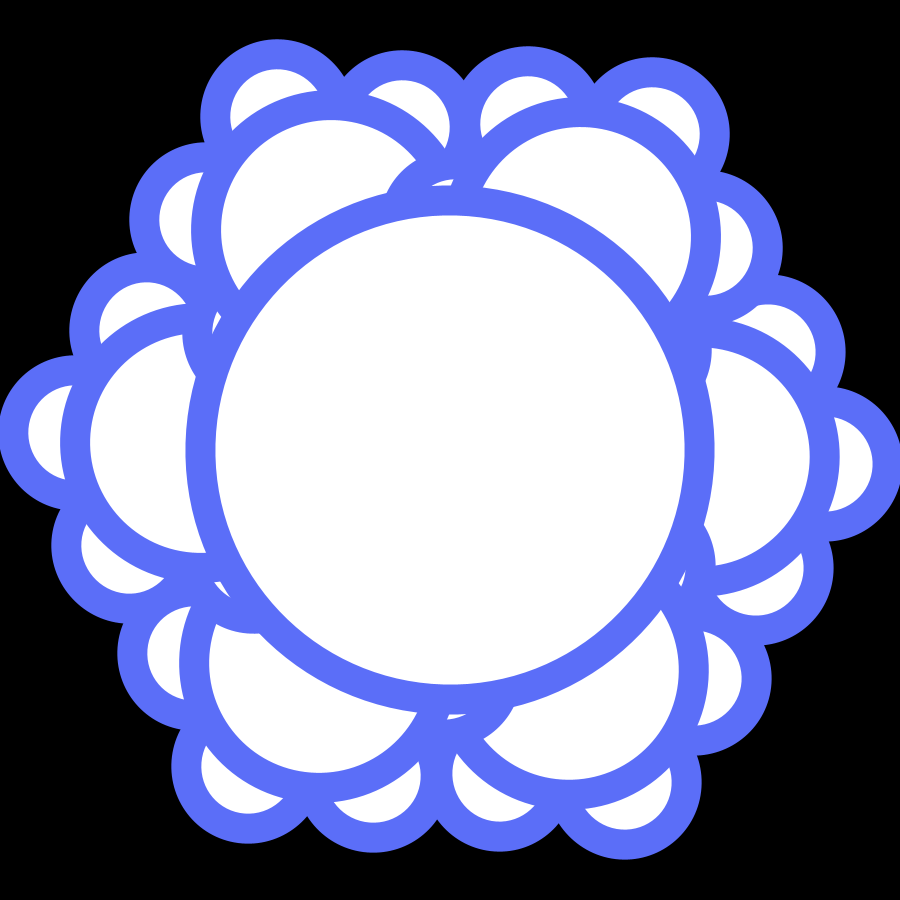
Frame 1 (no input)
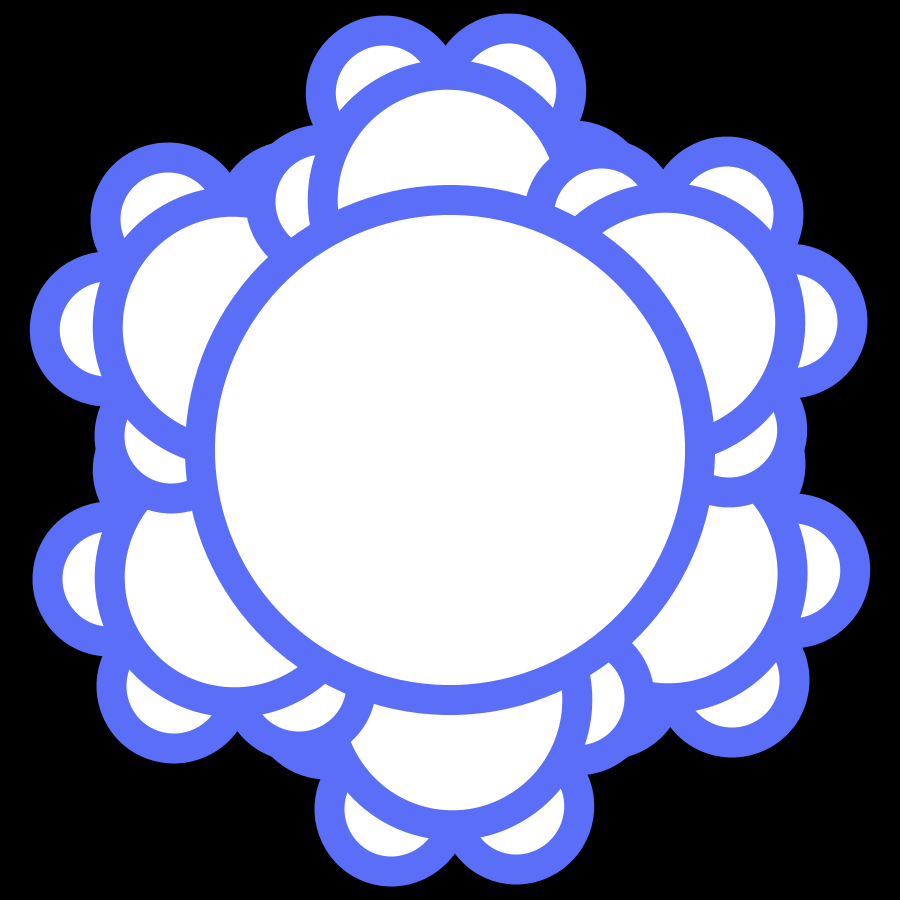
Frame 60 (the mouse pressed at the canvas centre just before this capture)
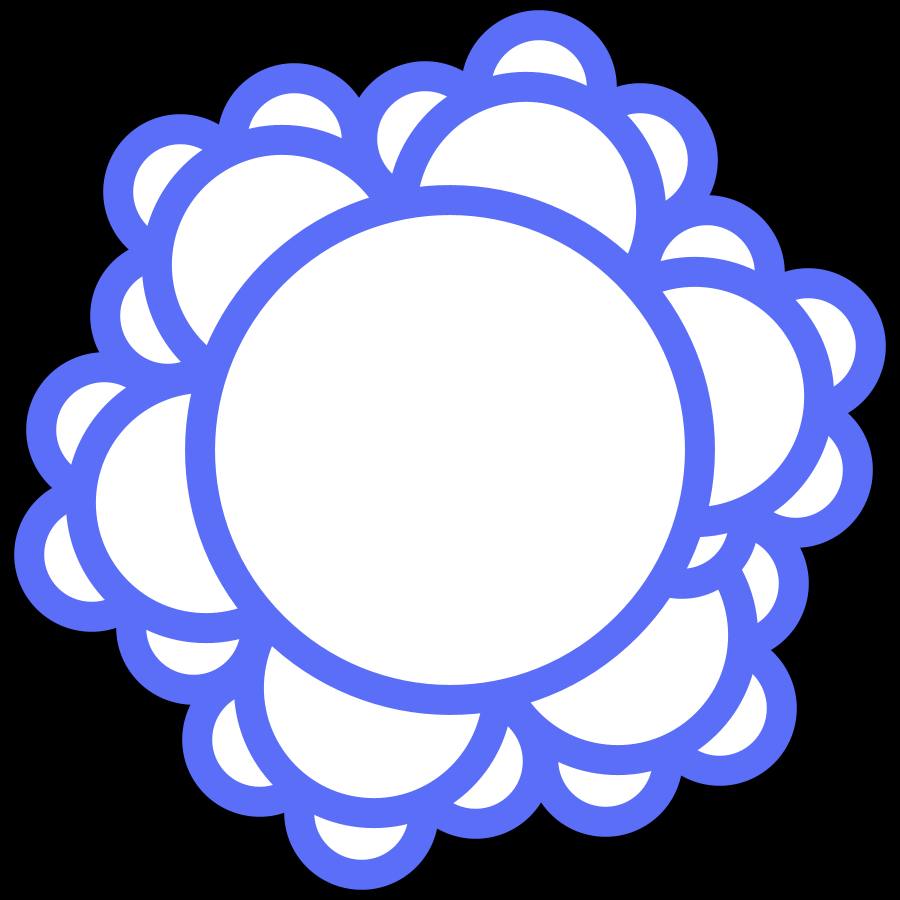
Frame 120 (the mouse held since frame 60 and released just before this capture)

The Processing sketch that drew these frames (run headless with seeded random() and noise(); from frame 60 on, the mouse is pressed at the canvas centre):

// Processing sketch: decorateDecorate
// ── decorateDecorate.pde
PGraphics maskImage;
float diameter = 500;

void setup() {
  colorMode(HSB);
  size(900, 900);
  stroke(random(255), random(128, 255), random(128, 255));
  strokeWeight(30);
  fill(255);
}

void draw() {
  background(0);
  pushMatrix();
    translate(width/2, height/2);
    rotate((float)millis() / 4000);
    for (int i = 0; i < 6; i++) {
      pushMatrix();
        float centerX = diameter / 2 * cos(TAU * (float)i/6);
        float centerY = diameter / 2 * sin(TAU * (float)i/6);;
        float thisDia = diameter;
        thisDia /= 2;
        translate(centerX, centerY);
        rotate((float)millis() / 4000);
        for (int j = 0; j < 6; j++) {
          pushMatrix();
            float centerX1 = thisDia / 2 * cos(TAU * (float)j/6);
            float centerY1 = thisDia / 2 * sin(TAU * (float)j/6);;
            float another = thisDia;
            another /= 2;
            translate(centerX1, centerY1);
            ellipse(0, 0, another, another);
          popMatrix();
        }
        ellipse(0, 0, thisDia, thisDia);
      popMatrix();
    }
    ellipse(0, 0, diameter, diameter);
  popMatrix();
}
